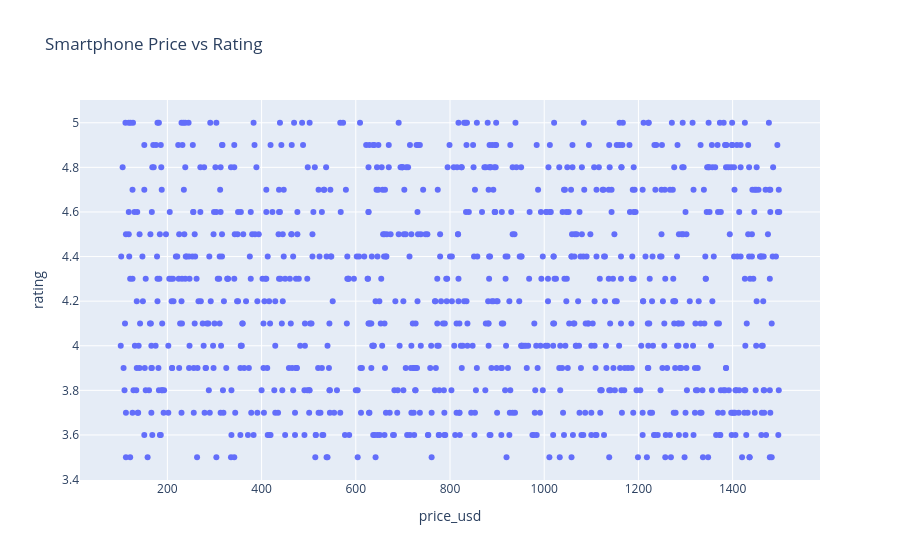

The notebook cell this image was saved under:
### Markdown cell above
---

### 🎯 Exercise 5: Number of trips by date (Scatter Plot)

#### 👇 Tasks

- ✔️ Using `df`, create a scatter plot with the following columns:
  - x-axis: `"price_usd"`
  - y-axis: `"rating"`
- ✔️ Store your figure to a variable named `fig`.
- ✔️ Add an appropriate title to your figure.
- ✔️ Display the figure using `fig.show()`

### Code cell
# YOUR CODE BEGINS
fig = px.scatter(
    df,
    x="price_usd",
    y="rating",
    title="Smartphone Price vs Rating",
)
fig.show()
# YOUR CODE ENDS

### Figure 1 — Plotly figure (JSON) as saved in the notebook; plotly's stock layout.template omitted (floating-point values rounded to 4 significant figures; data arrays with more than 128 entries replaced by an {"elided": "..."} marker saying what was removed)
{"data": [{"hovertemplate": "price_usd=%{x}<br>rating=%{y}<extra></extra>", "legendgroup": "", "marker": {"color": "#636efa", "symbol": "circle"}, "mode": "markers", "name": "", "orientation": "v", "showlegend": false, "type": "scatter", "x": {"elided": "1000 int values"}, "xaxis": "x", "y": {"elided": "1000 float values"}, "yaxis": "y"}], "layout": {"legend": {"tracegroupgap": 0}, "title": {"text": "Smartphone Price vs Rating"}, "xaxis": {"anchor": "y", "domain": [0, 1], "title": {"text": "price_usd"}}, "yaxis": {"anchor": "x", "domain": [0, 1], "title": {"text": "rating"}}}}
